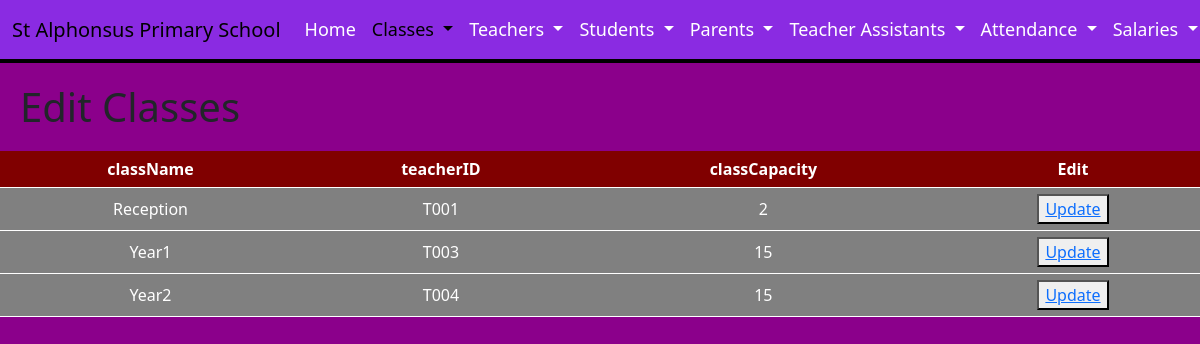
Before: /DigitalWebsite/EditClassHTML.php with the older database file.
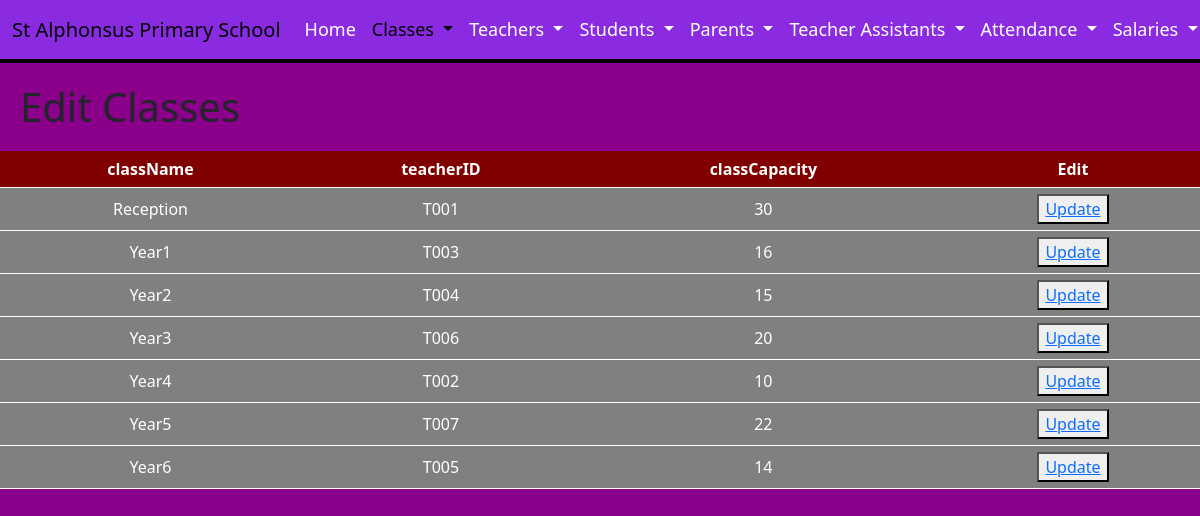
After: the same page with the newer database file.
### tables this page shows
CREATE TABLE `classes` (
  `className` varchar(50) NOT NULL,
  `teacherID` varchar(50) DEFAULT NULL,
  `classCapacity` int(11) DEFAULT NULL
);

### DigitalWebsite/EditClassHTML.php (the view, shortened to what this page needs)
<!DOCTYPE html>
  <html lang="en">
    <head>
      <link href="https://cdn.jsdelivr.net/npm/bootstrap@5.3.2/dist/css/bootstrap.min.css" rel="stylesheet">
    </head>
    <body>
      <nav class="navbar navbar-expand-lg bg-maroon">
        <div class="container-fluid">
          <a class="navbar-brand" href="index.html">St Alphonsus Primary School</a>
          <div class="collapse navbar-collapse" id="navbarNavDropdown">
            <ul class="navbar-nav">
              <li class="nav-item">
                <a class="nav-link" href="index.html">Home</a>
              </li>
              <li class="nav-item dropdown">
                <a class="nav-link dropdown-toggle active" href="#" role="button" data-bs-toggle="dropdown" aria-expanded="false">
                  Classes
                </a>
              </li>
              <li class="nav-item dropdown">
                <a class="nav-link dropdown-toggle" href="#" role="button" data-bs-toggle="dropdown" aria-expanded="false">
                  Teachers
                </a>
              </li>
              <li class="nav-item dropdown">
                <a class="nav-link dropdown-toggle" href="#" role="button" data-bs-toggle="dropdown" aria-expanded="false">
                  Students
                </a>
              </li>
              <li class="nav-item dropdown">
                <a class="nav-link dropdown-toggle" href="#" role="button" data-bs-toggle="dropdown" aria-expanded="false">
                  Parents
                </a>
              </li>
              <li class="nav-item dropdown">
                <a class="nav-link dropdown-toggle" href="#" role="button" data-bs-toggle="dropdown" aria-expanded="false">
                  Teacher Assistants
                </a>
              </li>
              <li class="nav-item dropdown">
                <a class="nav-link dropdown-toggle" href="#" role="button" data-bs-toggle="dropdown" aria-expanded="false">
                  Attendance
                </a>
              </li>
              <li class="nav-item dropdown">
                <a class="nav-link dropdown-toggle" href="#" role="button" data-bs-toggle="dropdown" aria-expanded="false">
                  Salaries
                </a>
              </li>
            </ul>
          </div>
        </div>
      </nav>
      <h1>Edit Classes</h1>
      <table>
        <tr>
        <th>className</th>
        <th>teacherID</th>
        <th>classCapacity</th>
        <th>Edit</th>
        </tr>
        <?php
          $servername = "127.0.0.1";
          $username = "root";
          $password = "";
          $database = "school";
          $conn = new mysqli($servername, $username, $password, $database);
          $query = "SELECT className, teacherID, classCapacity FROM classes";
          $result = mysqli_query($conn, $query);
          while ($row = mysqli_fetch_assoc($result)) {
              echo "<tr>";
              echo "<td>" . $row['className'] . "</td>";
              echo "<td>" . $row['teacherID'] . "</td>";
              echo "<td>" . $row['classCapacity'] . "</td>";
              echo "<td> <button><a href='EditClassUpdate.php?id=".$row['className']."'>Update</a></button> </td>";
              echo "</tr>";
          }
        ?>
      </table>
    </body>
</html>

Changed rows visible on the page:
changed classes "Reception": classCapacity "2" → "30"
changed classes "Year1": classCapacity "15" → "16"
added classes: className "Year3", teacherID "T006", classCapacity "20"
added classes: className "Year4", teacherID "T002", classCapacity "10"
added classes: className "Year5", teacherID "T007", classCapacity "22"
added classes: className "Year6", teacherID "T005", classCapacity "14"
